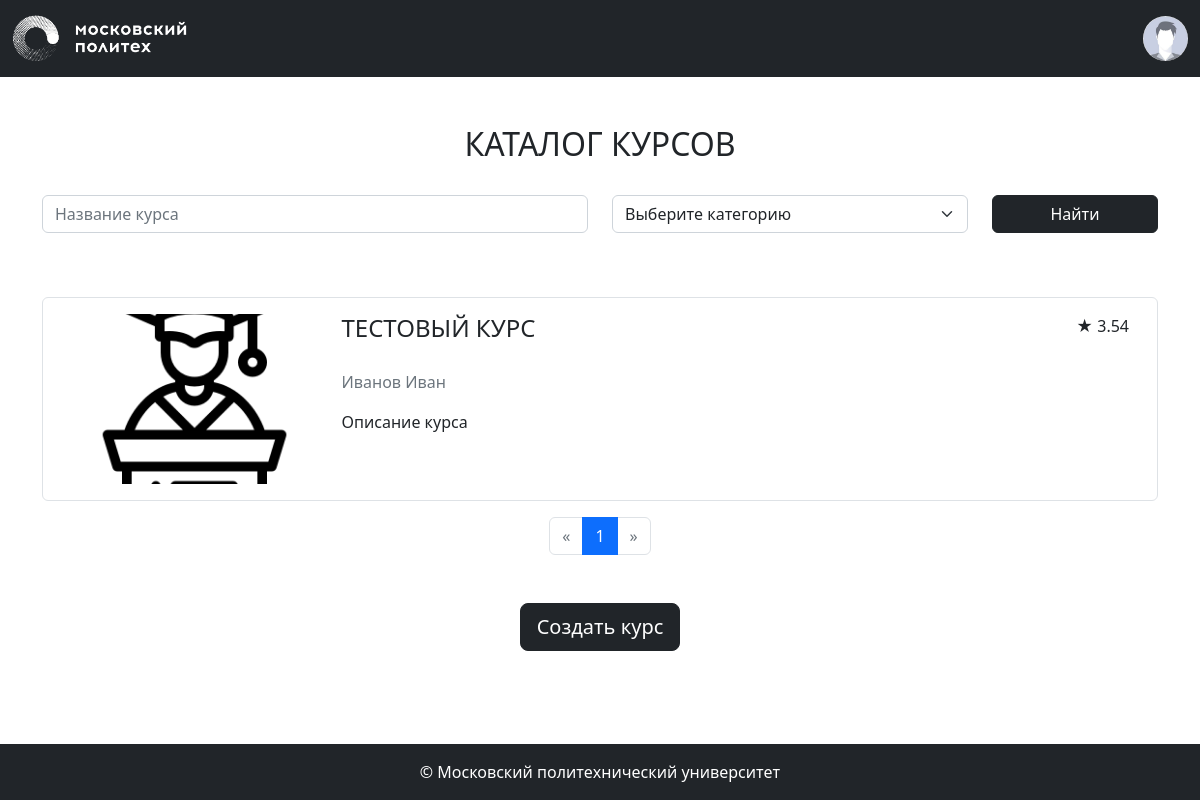
The page /courses/ (signed in) on the database its author committed.
### models.py (models this page shows, shortened)
class Base(DeclarativeBase):
  metadata = MetaData(naming_convention={
        "ix": 'ix_%(column_0_label)s',
        "uq": "uq_%(table_name)s_%(column_0_name)s",
        "ck": "ck_%(table_name)s_%(constraint_name)s",
        "fk": "fk_%(table_name)s_%(column_0_name)s_%(referred_table_name)s",
        "pk": "pk_%(table_name)s"
    })

class Course(Base):
    __tablename__ = 'courses'
    id: Mapped[int] = mapped_column(primary_key=True)
    name: Mapped[str] = mapped_column(String(100))
    short_desc: Mapped[str] = mapped_column(Text)
    full_desc: Mapped[str] = mapped_column(Text)
    rating_sum: Mapped[int] = mapped_column(default=0)
    rating_num: Mapped[int] = mapped_column(default=0)
    category_id: Mapped[int] = mapped_column(ForeignKey("categories.id"))
    author_id: Mapped[int] = mapped_column(ForeignKey("users.id"))
    background_image_id: Mapped[str] = mapped_column(ForeignKey("images.id"))
    created_at: Mapped[datetime] = mapped_column(default=datetime.now)
    author: Mapped["User"] = relationship()
    category: Mapped["Category"] = relationship(lazy=False)
    bg_image: Mapped["Image"] = relationship()
    reviews: Mapped[List["Review"]] = relationship(back_populates="course")
    @property
    def rating(self):
        if self.rating_num > 0:
            return self.rating_sum / self.rating_num
        return 0

class User(Base, UserMixin):
    __tablename__ = 'users'
    id: Mapped[int] = mapped_column(primary_key=True)
    first_name: Mapped[str] = mapped_column(String(100))
    last_name: Mapped[str] = mapped_column(String(100))
    middle_name: Mapped[Optional[str]] = mapped_column(String(100))
    login: Mapped[str] = mapped_column(String(100), unique=True)
    password_hash: Mapped[str] = mapped_column(String(200))
    created_at: Mapped[datetime] = mapped_column(default=datetime.now)
    @property
    def full_name(self):
        return ' '.join([self.last_name, self.first_name, self.middle_name or ''])

### courses.py (the view)
@bp.route('/')
def index():
    courses = CoursesFilter(**search_params()).perform()
    pagination = db.paginate(courses)
    courses = pagination.items
    categories = db.session.execute(db.select(Category)).scalars()
    return render_template('courses/index.html',
                           courses=courses,
                           categories=categories,
                           pagination=pagination,
                           search_params=search_params())

### auth.py (called while the page is built)
def load_user(user_id):
    user = db.session.execute(db.select(User).filter_by(id=user_id)).scalar()
    return user

### courses.py (called while the page is built)
def search_params():
    return {
        'name': request.args.get('name'),
        'category_ids': [x for x in request.args.getlist('category_ids') if x],
    }

### tools.py (called while the page is built)
    def perform(self):
        self.__filter_by_name()
        self.__filter_by_category_ids()
        return self.query.order_by(Course.created_at.desc())

    def __filter_by_name(self):
        if self.name:
            self.query = self.query.filter(
                Course.name.ilike('%' + self.name + '%'))

    def __filter_by_category_ids(self):
        if self.category_ids:
            self.query = self.query.filter(
                Course.category_id.in_(self.category_ids))

### templates/courses/index.html (shortened to what this page needs)
{% extends 'base.html' %}
{% from 'pagination.html' import render_pagination %}
{% block content %}
<div class="container">
    <div class="my-5">
        <h2 class="mb-3 text-center text-uppercase font-weight-bold">Каталог курсов</h2>
        <form class="mb-5 mt-3 row align-items-center">
            <div class="col-md-6 my-3">
                <input autocomplete="off" type="text" class="form-control" id="course-name" name="name" value="{{ request.args.get('name') or '' }}" placeholder="Название курса">
            </div>
            <div class="col-md-4 my-3">
                <select class="form-select" id="course-category" name="category_ids" title="Категория курса">
                    <option value="">Выберите категорию</option>
                </select>
            </div>
            <div class="col-md-2 my-3 align-self-end">
                <button type="submit" class="btn btn-dark w-100 mt-auto">Найти</button>
            </div>
        </form>
    </div>
    <div class="courses-list container-fluid mt-3 mb-3">
        {% for course in courses %}
            <div class="row p-3 border rounded mb-3" data-url="{{ url_for('courses.show', course_id=course.id) }}">
                <div class="col-md-3 mb-3 mb-md-0 d-flex align-items-center justify-content-center">
                    <div class="course-logo" style="background-image: url({{ url_for('image', image_id=course.background_image_id) }});">
                    </div>
                </div>
                <div class="col-md-9 align-items-center">
                    <div class="d-flex">
                        <h4 class="text-uppercase">{{ course.name }}</h4>
                        <p class="ms-auto rating">
                            <span>★</span> <span>{{ "%.2f" | format(course.rating) }}</span>
                        </p>
                    </div>
                    <p class="text-muted my-3">{{ course.author.full_name }}</p>
                    <p>{{ course.short_desc | truncate(200) }}</p>
                </div>
            </div>
        {% endfor %}
    </div>
    <div class="mb-5">
        {{ render_pagination(pagination, request.endpoint, search_params) }}
    </div>
    {% if current_user.is_authenticated %}
        <div class="text-center my-3">
            <a class="btn btn-lg btn-dark" href="{{ url_for('courses.new') }}">Создать курс</a>
        </div>
    {% endif %}
</div>
{% endblock %}

### static/styles.css (style rules this page uses)
.course-logo { min-width: 170px; width: 100%; height: 170px; background-repeat: no-repeat; background-position: center; background-size: cover; }

### rows shown on the page
Course: background_image (picture), name "ТЕСТОВЫЙ КУРС", rating "3.54", author.full_name "Иванов Иван", short_desc "Описание курса"

### other values the page prints
{{ page }} "1"
